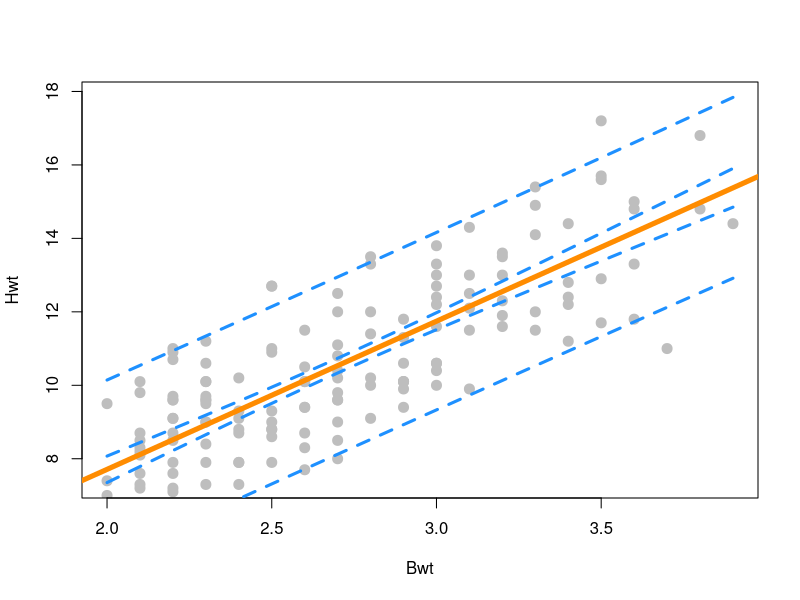
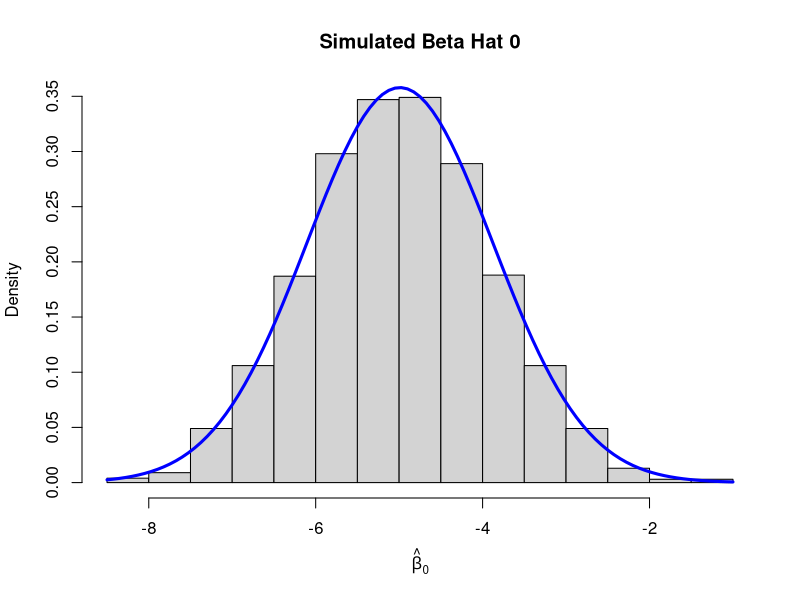
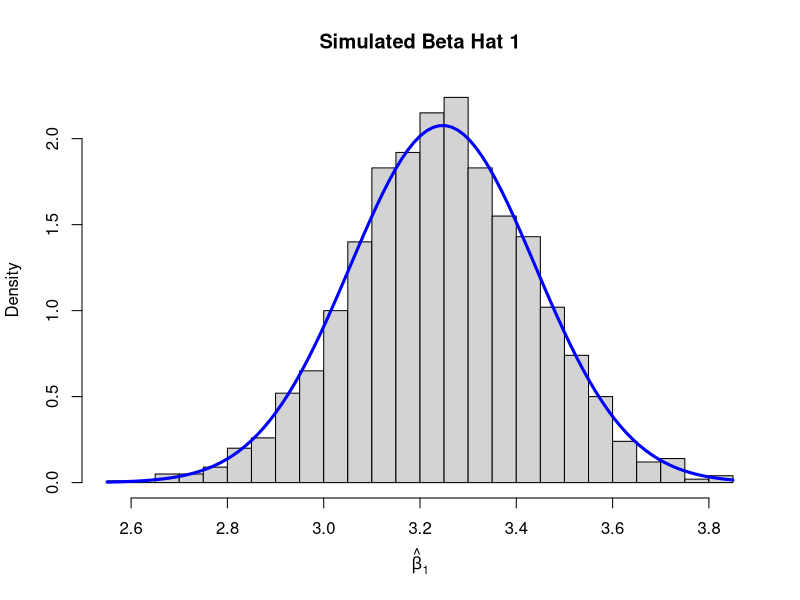

Write R code to recreate these figures, in order.
## ---- chunk 1

library(MASS)
head(cats)

## ---- chunk 2

cat.model <- lm( Hwt ~ Bwt, data = cats )
beta.0    <- summary( cat.model )$coefficients[1]
beta.1    <- summary( cat.model )$coefficients[2]
y.i       <- beta.0 + ( beta.1 * cats$Bwt )

## ---- chunk 3

test.stat <- summary( cat.model )$coefficients[ "Bwt", "t value" ]
test.stat

## ---- chunk 4

p.value <- summary(cat.model)$coefficients[ 2, "Pr(>|t|)" ]
p.value

## ---- chunk 5

p.value < 0.05

## ---- chunk 6

confint( object = cat.model, parm = "Bwt", level = .90 )

## ---- chunk 7

confint( object = cat.model, param = "(Intercept)", level = .99 )

## ---- chunk 8

new.cat <- data.frame( Bwt = c( 2.1, 2.8 ) )

prediction <- predict( cat.model, newdata = new.cat,
                       interval = c( "confidence" ), level = .99 )

interval.1 <- prediction[ 1, "upr" ] - prediction[ 1, "lwr" ]
interval.2 <- prediction[ 2, "upr" ] - prediction[ 2, "lwr" ]

interval.1
interval.2

mean(cats$Bwt)

## ---- chunk 9

new.cat <- data.frame( Bwt = c( 2.8, 4.2 ) )

prediction <- predict( cat.model, newdata = new.cat,
              interval = c( "prediction" ), level = .99 )

prediction[ , "fit" ]

min( cats$Bwt ) < 4.2 && 4.2 < max( cats$Bwt )

## ---- chunk 10

cat.grid <- seq( min( cats$Bwt ), max( cats$Bwt ), by = 0.01 )

cat.ci.band <- predict( cat.model, newdata = data.frame( Bwt = cat.grid ),
                        interval = c( "confidence" ), level = .90 )

cat.pi.band <- predict( cat.model, newdata = data.frame( Bwt = cat.grid ),
                        interval = c( "prediction" ), level = .90 )

plot( Hwt ~ Bwt, data = cats,
      pch = 20, cex = 2, col = "grey",
      ylim = c( min( cat.ci.band ), max( cat.pi.band ) ) )
abline( cat.model, lwd = 5, col = "darkorange" )

lines( cat.grid, cat.ci.band[ , "lwr" ], col = "dodgerblue", lwd = 3, lty = 2 )
lines( cat.grid, cat.ci.band[ , "upr" ], col = "dodgerblue", lwd = 3, lty = 2 )
lines( cat.grid, cat.pi.band[ , "lwr" ], col = "dodgerblue", lwd = 3, lty = 2 )
lines( cat.grid, cat.pi.band[ , "upr" ], col = "dodgerblue", lwd = 3, lty = 2 )

## ---- chunk 11

se        <- summary( cat.model )$coefficients[ 2, 2 ]
test.stat <- ( beta.1 - 4 ) / se
test.stat

## ---- chunk 12

pt( test.stat, df = cat.model$df.residual )

## ---- chunk 13

library( mlbench )
data( Ozone )
Ozone           <- Ozone[, c(4, 6, 7, 8)]
colnames(Ozone) <- c("ozone", "wind", "humidity", "temp")
Ozone           <- Ozone[complete.cases(Ozone), ]
head( Ozone )

## ---- chunk 14

ozone.wind.model <- lm( ozone ~ wind, data = Ozone )
summary( ozone.wind.model )

## ---- chunk 15

summary( ozone.wind.model )$coefficients[ "wind", "t value" ]

## ---- chunk 16

p.value <- summary( ozone.wind.model )$coefficients[ "wind", "Pr(>|t|)" ]
p.value

## ---- chunk 17

p.value < 0.01

## ---- chunk 18

ozone.temp.model <- lm( ozone ~ temp, data = Ozone )
summary( ozone.temp.model )

## ---- chunk 19

summary( ozone.temp.model )$coefficients[ "temp", "t value" ]

## ---- chunk 20

p.value <- summary( ozone.temp.model )$coefficients[ "temp", "Pr(>|t|)" ]
p.value

## ---- chunk 21

p.value < 0.01

## ---- chunk 22

set.seed(19920917)

beta.0    <- -5
beta.1    <- 3.25
sigma     <- 4
sigma.sqr <- 16
n         <- 50
x = seq( 0, 10, length = n)

beta.hat.iter <- matrix( 0, 4000, nrow = 2000, ncol = 2 )
colnames(beta.hat.iter) <- c( "beta.hat.0", "beta.hat.1" )

sim.slr <- function( x, beta.0, beta.1, sigma )
{
    n = length(x)
    epsilon = rnorm( n, mean = 0, sd = sigma )
    y = beta.0 + ( beta.1 * x ) + epsilon
    data.frame( predictor = x, response = y )
}


for ( i in 1:2000 )
{
    slr.iter.model      <- sim.slr( x, beta.0, beta.1, sigma )
    lm.iter             <- lm( slr.iter.model$response ~ slr.iter.model$predictor, data = slr.iter.model )
    beta.hat.iter[i, 1] <- coef(lm.iter)[1]
    beta.hat.iter[i, 2] <- coef(lm.iter)[2]
}

## ---- chunk 23

beta.0.mean <- mean(beta.hat.iter[ , "beta.hat.0"])
beta.1.mean <- mean(beta.hat.iter[ , "beta.hat.1"])

Sxx <- sum( ( x - mean(x) ) ^ 2 )

base.0.sd <- sd(beta.hat.iter[ , "beta.hat.0"])
beta.0.sd <- sigma * sqrt( (1 / n) + ( mean(x) ^ 2 / Sxx ) )

base.1.sd <- sd(beta.hat.iter[ , "beta.hat.1"])
beta.1.sd <- sigma / sqrt( Sxx )

final.table <- data.frame( "beta.hat.0" = c(   -5, beta.0.mean, base.0.sd, beta.0.sd ), 
                           "beat.hat.1" = c( 3.25, beta.1.mean, base.1.sd, beta.1.sd ) )
rownames( final.table ) <- c( "True Mean", "Simulated Mean", "True SD", "Simulated SD" )
final.table
 
## ---- chunk 24

hist( beta.hat.iter[ , "beta.hat.0"], 
      prob = TRUE, breaks = 20,
      xlab = expression( hat(beta)[0] ),
      main = "Simulated Beta Hat 0" )

curve( dnorm( x, mean = beta.0.mean, sd = beta.0.sd ),
       col = 'blue', add = TRUE, lwd = 3 )

## ---- chunk 25

hist( beta.hat.iter[ , "beta.hat.1"], 
      prob = TRUE, breaks = 20,
      xlab = expression( hat(beta)[1] ),
      main = "Simulated Beta Hat 1" )

curve( dnorm( x, mean = beta.1.mean, sd = beta.1.sd ),
       col = 'blue', add = TRUE, lwd = 3 )

## ---- chunk 26

set.seed(19920917)

beta.0    <- 5
beta.1    <- 2
sigma.sqr <- 9
sigma     <- 3
n         <- 25
x         <- seq(0, 2.5, length = n)

sim.slr <- function( x, beta.0, beta.1, sigma )
{
    n       <- length(x)
    epsilon <- rnorm( n, mean = 0, sd = sigma )
    y       <- beta.0 + ( beta.1 * x ) + epsilon
    data.frame( predictor = x, response = y )
}

result.table           <- matrix( 0, 5000, nrow = 2500, ncol = 2 )
colnames(result.table) <- c( "beta.hat.1", "se" )

for ( i in 1:2500 )
{
    slr.iter.model     <- sim.slr( x, beta.0, beta.1, sigma )
    lm.iter            <- lm( slr.iter.model$response ~ slr.iter.model$predictor, data = slr.iter.model )
    result.table[i, 1] <- coef(lm.iter)[2]
    result.table[i, 2] <- summary(lm.iter)$coefficients[ 2, 2 ]
}

## ---- chunk 27

alpha <- ( 1 - .95 ) / 2
crit  <- qt( 1 - alpha, df = n - 1 )
me    <- crit * result.table[ , 2]

lower_95 <- result.table[ , 1] - me
upper_95 <- result.table[ , 1] + me

## ---- chunk 28

sum <- 0

for ( i in 1:length(lower_95) )
{
    if ( lower_95[i] <= beta.1 && beta.1 <= upper_95[i] ) { sum <- sum + 1 }
}

prop <- sum / length(lower_95)
prop

## ---- chunk 29

t.stat   <- ( result.table[ , 1] - beta.1 ) / result.table[ , 2]
p.values <- pt( t.stat, n - 1 )

sum <- 0

for ( i in 1:length(p.values) )
{
    if ( p.values[i] < .05 ) { sum <- sum + 1 }
}

prop <- sum / length(lower_95)
prop

## ---- chunk 30

alpha <- ( 1 - .99 ) / 2
crit  <- qt( 1 - alpha, df = n - 1 )
me    <- crit * result.table[ , 2]

lower_99 <- result.table[ , 1] - me
upper_99 <- result.table[ , 1] + me

## ---- chunk 31

sum <- 0

for ( i in 1:length(lower_99) )
{
    if ( lower_99[i] <= beta.1 && beta.1 <= upper_99[i] ) { sum <- sum + 1 }
}

prop <- sum / length(lower_99)
prop

## ---- chunk 32

t.stat   <- ( result.table[ , 1] - beta.1 ) / result.table[ , 2]
p.values <- pt( t.stat, n - 1 )

sum <- 0

for ( i in 1:length(p.values) )
{
    if ( p.values[i] < .01 ) { sum <- sum + 1 }
}

prop <- sum / length(lower_99)
prop

## ---- chunk 33

calc_pred_int <- function( model, newdata, level = .95 ) 
{
    beta.0.hat <- coef(model)[1]
    beta.1.hat <- coef(model)[2]
    y.hat      <- beta.0.hat + ( beta.1.hat * newdata$Bwt )
    
    se    <- summary(model)$sigma
    alpha <- ( 1 - level ) / 2
    crit  <- qt( 1 - alpha, df = model$df.residual )
   
    return ( c( "fit" = y.hat,
                "lwr" = y.hat - crit * se,
                "upr" = y.hat + crit * se ) )
}

## ---- chunk 34

newcat_1 = data.frame(Bwt = 4.0)
calc_pred_int(cat.model, newcat_1)

## ---- chunk 35

newcat_2 = data.frame(Bwt = 3.3)
calc_pred_int(cat.model, newcat_2, level = 0.99)

